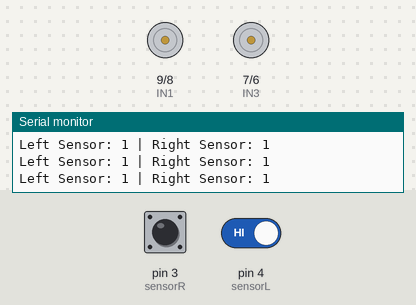
The sketch below on a simulated Arduino Uno, built with avr-gcc and run on an emulated ATmega328P. Shown: motor-driver pin pairs drawn as motors (green arrow = first pin HIGH = forward, orange = second pin HIGH = backward, longer = more drive, scaled by the enable pin), the last lines printed to the serial monitor. Inputs (shaded band) come from the test bench; at power-on: pin 3 (sensorR) HIGH, pin 4 (sensorL) HIGH.

Above: at 1.2 s.
1.3 s: pin 3 (sensorR) driven LOW
At 1.8 s:
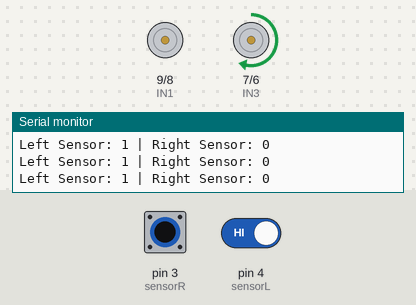
2.8 s: pin 4 (sensorL) driven LOW
At 3.6 s:
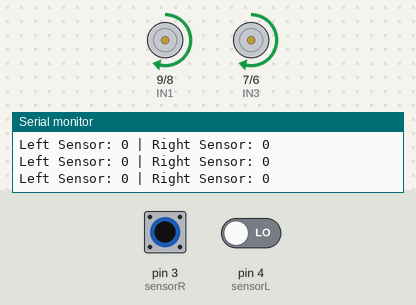
4.3 s: pin 3 (sensorR) driven HIGH
At 5.5 s:
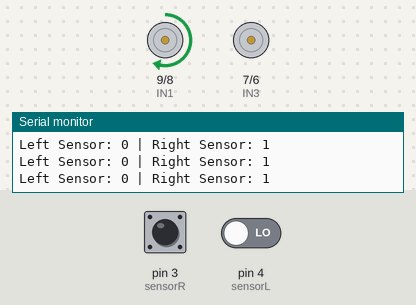
5.8 s: pin 4 (sensorL) driven HIGH
At 7.7 s:
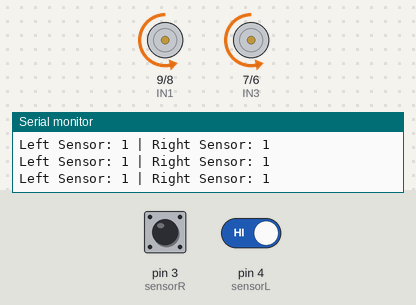
8.8 s: pin 3 (sensorR) pulsed LOW 5 times (0.12 s each, 0.3 s apart)
13.3 s: pin 3 (sensorR) driven LOW and pin 4 (sensorL) driven LOW
Timing chart, 0 to 16.3 s (numbered marks = the images above; inputs shaded):
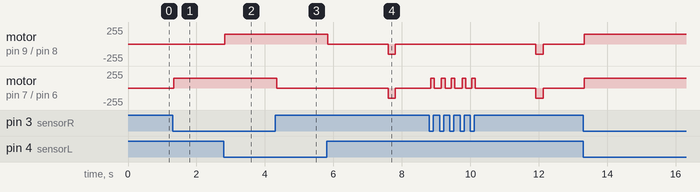

Measured:
- after the input at 1.3 s, motor on pin 9 (IN1) / pin 8 (IN2): stays stopped (without the input it goes to backward 150/255 after 0.47 s)
- after the input at 2.8 s, motor on pin 9 (IN1) / pin 8 (IN2): stopped → forward 150/255 at once
- after the input at 4.3 s, motor on pin 7 (IN3) / pin 6 (IN4): forward 150/255 → stopped after 0.05 s
- after the input at 5.8 s, motor on pin 9 (IN1) / pin 8 (IN2): forward 150/255 → stopped at once, → backward 150/255 1.8 s later, → stopped 0.21 s later; motor on pin 7 (IN3) / pin 6 (IN4): stopped → backward 150/255 after 1.8 s, → stopped 0.21 s later

The sketch:

LineFollower.ino
```cpp
// Pin definitions according to the schematic
#define speedL 10  // PWM for left motor
#define IN1 9      // Left motor control 1
#define IN2 8      // Left motor control 2
#define IN3 7      // Right motor control 1
#define IN4 6      // Right motor control 2
#define speedR 5   // PWM for right motor
#define sensorL 4  // Left sensor (IR)
#define sensorR 3  // Right sensor (IR)

int sl = 0;  // Left sensor value
int sr = 0;  // Right sensor value
int stopCounter = 0;  // Stop counter (optional)

void setup() {
  // Set motor pins as output
  for (int i = 5; i <= 10; i++) {
    pinMode(i, OUTPUT);
  }
  pinMode(sensorL, INPUT);
  pinMode(sensorR, INPUT);

  // Serial for debug (view in Serial Monitor)
  Serial.begin(9600);
  Serial.println("Line Follower Robot Started");
}

void forward() {  // Move forward
  digitalWrite(IN1, HIGH);
  digitalWrite(IN2, LOW);
  digitalWrite(IN3, HIGH);
  digitalWrite(IN4, LOW);
  analogWrite(speedL, 150);  // Speed 150/255
  analogWrite(speedR, 150);
}

void backward() {  // Move backward (if robot lost)
  digitalWrite(IN1, LOW);
  digitalWrite(IN2, HIGH);
  digitalWrite(IN3, LOW);
  digitalWrite(IN4, HIGH);
  analogWrite(speedL, 150);
  analogWrite(speedR, 150);
}

void left() {  // Turn left
  digitalWrite(IN1, LOW);
  digitalWrite(IN2, LOW);
  digitalWrite(IN3, HIGH);
  digitalWrite(IN4, LOW);
  analogWrite(speedL, 0);
  analogWrite(speedR, 150);
}

void right() {  // Turn right
  digitalWrite(IN1, HIGH);
  digitalWrite(IN2, LOW);
  digitalWrite(IN3, LOW);
  digitalWrite(IN4, LOW);
  analogWrite(speedL, 150);
  analogWrite(speedR, 0);
}

void stopp() {  // Stop
  digitalWrite(IN1, LOW);
  digitalWrite(IN2, LOW);
  digitalWrite(IN3, LOW);
  digitalWrite(IN4, LOW);
  analogWrite(speedL, 0);
  analogWrite(speedR, 0);
}

void loop() {
  sl = digitalRead(sensorL);  // Read left sensor
  sr = digitalRead(sensorR);  // Read right sensor

  // Print to Serial for debug
  Serial.print("Left Sensor: ");
  Serial.print(sl);
  Serial.print(" | Right Sensor: ");
  Serial.println(sr);

  if (sl == 0 && sr == 0) {  // Both on line → forward
    forward();
    stopCounter = 0;
  } else if (sl == 0 && sr == 1) {  // Left on line → right
    right();
    stopCounter = 0;
  } else if (sl == 1 && sr == 0) {  // Right on line → left
    left();
    stopCounter = 0;
  } else if (sl == 1 && sr == 1) {  // Both off line → stop
    stopp();
    stopCounter++;
    if (stopCounter > 50) {  // If stopped too long, go back a bit
      backward();
      delay(200);
      stopCounter = 0;
    }
  }

  delay(10);  // Small delay for stability
}
```
